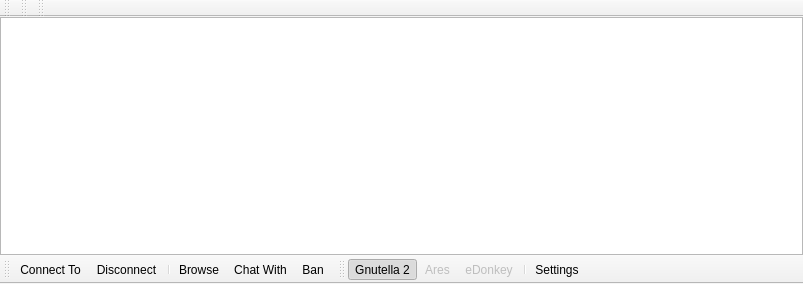
<?xml version="1.0" encoding="UTF-8"?>
<ui version="4.0">
 <class>CWidgetNeighbours</class>
 <widget class="QMainWindow" name="CWidgetNeighbours">
  <property name="geometry">
   <rect>
    <x>0</x>
    <y>0</y>
    <width>803</width>
    <height>284</height>
   </rect>
  </property>
  <property name="contextMenuPolicy">
   <enum>Qt::PreventContextMenu</enum>
  </property>
  <property name="windowTitle">
   <string>Neighbours</string>
  </property>
  <property name="windowIcon">
   <iconset resource="../Resource.qrc">
    <normaloff>:/Resource/Network/Network.png</normaloff>:/Resource/Network/Network.png</iconset>
  </property>
  <widget class="QWidget" name="centralwidget">
   <layout class="QVBoxLayout" name="verticalLayout">
    <property name="spacing">
     <number>0</number>
    </property>
    <property name="leftMargin">
     <number>0</number>
    </property>
    <property name="topMargin">
     <number>0</number>
    </property>
    <property name="rightMargin">
     <number>0</number>
    </property>
    <property name="bottomMargin">
     <number>0</number>
    </property>
    <item>
     <widget class="QTableView" name="tableViewNeighbours">
      <property name="contextMenuPolicy">
       <enum>Qt::CustomContextMenu</enum>
      </property>
      <property name="editTriggers">
       <set>QAbstractItemView::NoEditTriggers</set>
      </property>
      <property name="tabKeyNavigation">
       <bool>false</bool>
      </property>
      <property name="showDropIndicator" stdset="0">
       <bool>false</bool>
      </property>
      <property name="alternatingRowColors">
       <bool>true</bool>
      </property>
      <property name="selectionMode">
       <enum>QAbstractItemView::SingleSelection</enum>
      </property>
      <property name="selectionBehavior">
       <enum>QAbstractItemView::SelectRows</enum>
      </property>
      <property name="showGrid">
       <bool>false</bool>
      </property>
      <property name="gridStyle">
       <enum>Qt::NoPen</enum>
      </property>
      <property name="sortingEnabled">
       <bool>true</bool>
      </property>
      <property name="cornerButtonEnabled">
       <bool>false</bool>
      </property>
      <attribute name="horizontalHeaderHighlightSections">
       <bool>true</bool>
      </attribute>
      <attribute name="horizontalHeaderShowSortIndicator" stdset="0">
       <bool>true</bool>
      </attribute>
      <attribute name="horizontalHeaderStretchLastSection">
       <bool>true</bool>
      </attribute>
      <attribute name="verticalHeaderVisible">
       <bool>false</bool>
      </attribute>
      <attribute name="verticalHeaderDefaultSectionSize">
       <number>20</number>
      </attribute>
      <attribute name="verticalHeaderHighlightSections">
       <bool>false</bool>
      </attribute>
      <attribute name="verticalHeaderMinimumSectionSize">
       <number>14</number>
      </attribute>
      <attribute name="verticalHeaderShowSortIndicator" stdset="0">
       <bool>false</bool>
      </attribute>
     </widget>
    </item>
   </layout>
  </widget>
  <widget class="QToolBar" name="toolBarControls">
   <property name="contextMenuPolicy">
    <enum>Qt::PreventContextMenu</enum>
   </property>
   <property name="windowTitle">
    <string>toolBar</string>
   </property>
   <property name="iconSize">
    <size>
     <width>16</width>
     <height>16</height>
    </size>
   </property>
   <property name="toolButtonStyle">
    <enum>Qt::ToolButtonTextBesideIcon</enum>
   </property>
   <property name="floatable">
    <bool>false</bool>
   </property>
   <attribute name="toolBarArea">
    <enum>BottomToolBarArea</enum>
   </attribute>
   <attribute name="toolBarBreak">
    <bool>false</bool>
   </attribute>
   <addaction name="actionNeighbourConnectTo"/>
   <addaction name="actionNeighbourDisconnect"/>
   <addaction name="separator"/>
   <addaction name="actionNetworkBrowse"/>
   <addaction name="actionNetworkChatWith"/>
   <addaction name="actionNetworkBan"/>
  </widget>
  <widget class="QToolBar" name="toolBarNetworks">
   <property name="contextMenuPolicy">
    <enum>Qt::PreventContextMenu</enum>
   </property>
   <property name="windowTitle">
    <string>toolBar_2</string>
   </property>
   <property name="iconSize">
    <size>
     <width>16</width>
     <height>16</height>
    </size>
   </property>
   <property name="toolButtonStyle">
    <enum>Qt::ToolButtonTextBesideIcon</enum>
   </property>
   <property name="floatable">
    <bool>false</bool>
   </property>
   <attribute name="toolBarArea">
    <enum>BottomToolBarArea</enum>
   </attribute>
   <attribute name="toolBarBreak">
    <bool>false</bool>
   </attribute>
   <addaction name="actionGnutella2"/>
   <addaction name="actionAres"/>
   <addaction name="actionEDonkey"/>
   <addaction name="separator"/>
   <addaction name="actionSettings"/>
  </widget>
  <widget class="QToolBar" name="toolBarG2">
   <property name="windowTitle">
    <string>toolBar</string>
   </property>
   <attribute name="toolBarArea">
    <enum>TopToolBarArea</enum>
   </attribute>
   <attribute name="toolBarBreak">
    <bool>false</bool>
   </attribute>
  </widget>
  <widget class="QToolBar" name="toolBarAres">
   <property name="windowTitle">
    <string>toolBar_2</string>
   </property>
   <attribute name="toolBarArea">
    <enum>TopToolBarArea</enum>
   </attribute>
   <attribute name="toolBarBreak">
    <bool>false</bool>
   </attribute>
  </widget>
  <widget class="QToolBar" name="toolBarEDonkey">
   <property name="windowTitle">
    <string>toolBar_3</string>
   </property>
   <attribute name="toolBarArea">
    <enum>TopToolBarArea</enum>
   </attribute>
   <attribute name="toolBarBreak">
    <bool>false</bool>
   </attribute>
  </widget>
  <action name="actionNeighbourConnectTo">
   <property name="icon">
    <iconset resource="../Resource.qrc">
     <normaloff>:/Resource/Network/ConnectTo.png</normaloff>:/Resource/Network/ConnectTo.png</iconset>
   </property>
   <property name="text">
    <string>Connect To</string>
   </property>
   <property name="toolTip">
    <string>Connect To</string>
   </property>
  </action>
  <action name="actionNeighbourDisconnect">
   <property name="icon">
    <iconset resource="../Resource.qrc">
     <normaloff>:/Resource/Network/Disconnect.png</normaloff>:/Resource/Network/Disconnect.png</iconset>
   </property>
   <property name="text">
    <string>Disconnect</string>
   </property>
   <property name="toolTip">
    <string>Disconnect</string>
   </property>
  </action>
  <action name="actionNetworkBrowse">
   <property name="icon">
    <iconset resource="../Resource.qrc">
     <normaloff>:/Resource/Network/Browse.png</normaloff>:/Resource/Network/Browse.png</iconset>
   </property>
   <property name="text">
    <string>Browse</string>
   </property>
   <property name="toolTip">
    <string>Browse</string>
   </property>
  </action>
  <action name="actionNetworkChatWith">
   <property name="icon">
    <iconset resource="../Resource.qrc">
     <normaloff>:/Resource/Chat/Chat.png</normaloff>:/Resource/Chat/Chat.png</iconset>
   </property>
   <property name="text">
    <string>Chat With</string>
   </property>
   <property name="toolTip">
    <string>Chat With</string>
   </property>
  </action>
  <action name="actionNetworkBan">
   <property name="icon">
    <iconset resource="../Resource.qrc">
     <normaloff>:/Resource/Generic/Ban.png</normaloff>:/Resource/Generic/Ban.png</iconset>
   </property>
   <property name="text">
    <string>Ban</string>
   </property>
   <property name="toolTip">
    <string>Ban</string>
   </property>
  </action>
  <action name="actionEDonkey">
   <property name="checkable">
    <bool>true</bool>
   </property>
   <property name="enabled">
    <bool>false</bool>
   </property>
   <property name="icon">
    <iconset resource="../Resource.qrc">
     <normaloff>:/Resource/Networks/EDonkey.png</normaloff>:/Resource/Networks/EDonkey.png</iconset>
   </property>
   <property name="text">
    <string>eDonkey</string>
   </property>
   <property name="toolTip">
    <string>eDonkey</string>
   </property>
  </action>
  <action name="actionGnutella2">
   <property name="checkable">
    <bool>true</bool>
   </property>
   <property name="checked">
    <bool>true</bool>
   </property>
   <property name="icon">
    <iconset resource="../Resource.qrc">
     <normaloff>:/Resource/Networks/Gnutella2.png</normaloff>:/Resource/Networks/Gnutella2.png</iconset>
   </property>
   <property name="text">
    <string>Gnutella 2</string>
   </property>
  </action>
  <action name="actionAres">
   <property name="checkable">
    <bool>true</bool>
   </property>
   <property name="enabled">
    <bool>false</bool>
   </property>
   <property name="icon">
    <iconset resource="../Resource.qrc">
     <normaloff>:/Resource/Networks/Ares.png</normaloff>:/Resource/Networks/Ares.png</iconset>
   </property>
   <property name="text">
    <string>Ares</string>
   </property>
  </action>
  <action name="actionSettings">
   <property name="icon">
    <iconset resource="../Resource.qrc">
     <normaloff>:/Resource/Generic/Settings.png</normaloff>:/Resource/Generic/Settings.png</iconset>
   </property>
   <property name="text">
    <string>Settings</string>
   </property>
  </action>
  <action name="actionViewProfile">
   <property name="icon">
    <iconset resource="../Resource.qrc">
     <normaloff>:/Resource/Chat/DefaultAvatar.png</normaloff>:/Resource/Chat/DefaultAvatar.png</iconset>
   </property>
   <property name="text">
    <string>View Profile</string>
   </property>
  </action>
 </widget>
 <resources>
  <include location="../Resource.qrc"/>
 </resources>
 <connections/>
</ui>
